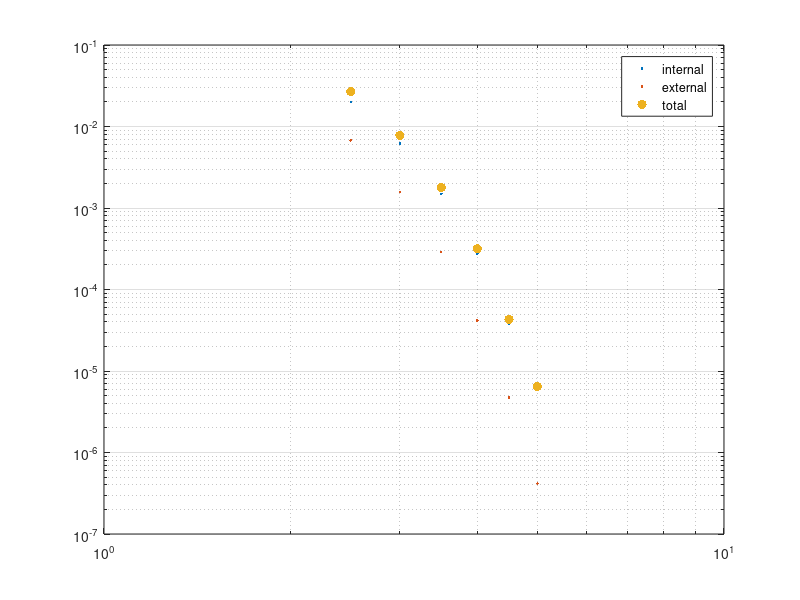

MATLAB code for this plot:
clc;
close all;
clear;
%% compute error on external domain
S = [1., 0.; 0., 0.5];
Sinv = S^(-1);

f = @(x,y) 1/(2*pi*sqrt(det(S))) * exp((-0.5)*(x.^2*Sinv(1,1)+x.*y*(Sinv(1,2)+Sinv(2,1))+Sinv(2,2)*y.^2));
check = integral2(f,-inf,inf,-inf,inf);
fSquare = @(x,y) f(x,y).^2;
a = 2.5:0.5:5;
external_error = zeros(length(2.5:0.5:5),1);
for i = 1:length(a)
    ai = a(i);
    external_error(i) =  sqrt( integral2(fSquare , -inf,-ai,-inf,inf) + ...
                               integral2(fSquare , ai,inf,-inf,inf) + ...
                               integral2(fSquare , -ai,ai,ai,inf) + ...
                               integral2(fSquare , -ai,ai,-ai,-inf));
end

%% internal errors (from freefem)
internal_error = [0.02002438194206024; 0.006210732629485956; 0.001496091113411886; 0.0002751045508243029; 3.844472804500194e-05;  6.030059627944629e-06];
total_error =  external_error+internal_error;
loglog(a, internal_error, '.', a, external_error,'.', a, total_error, '.' , 'markersize', 20);
grid on;
legend ('internal', 'external', 'total');

